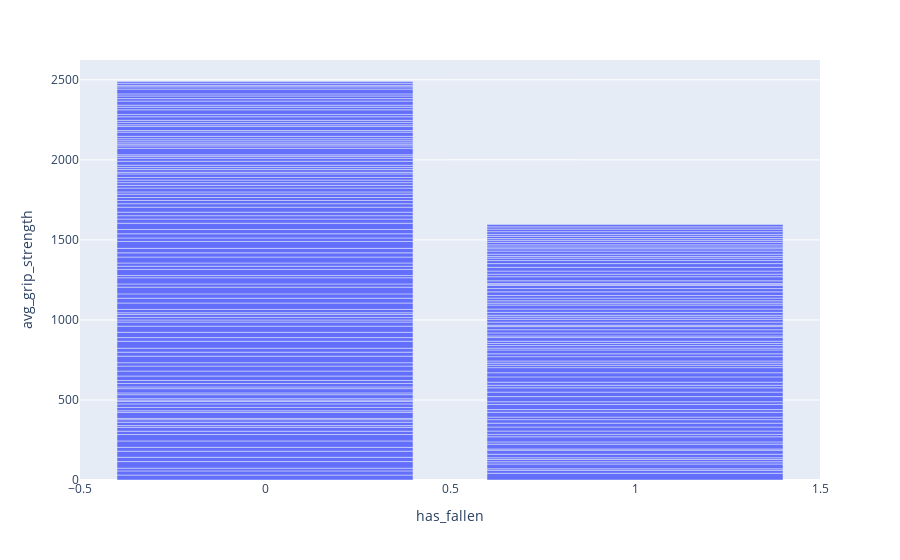

The notebook cell saved with this chart:
### Code cell
bar_fig = px.bar(df, x = 'has_fallen', y = 'avg_grip_strength')
bar_fig.show()

### Figure 1 — Plotly figure (JSON) as saved in the notebook; plotly's stock layout.template omitted (floating-point values rounded to 4 significant figures; data arrays with more than 128 entries replaced by an {"elided": "..."} marker saying what was removed)
{"data": [{"alignmentgroup": "True", "hovertemplate": "has_fallen=%{x}<br>avg_grip_strength=%{y}<extra></extra>", "legendgroup": "", "marker": {"color": "#636efa", "pattern": {"shape": ""}}, "name": "", "offsetgroup": "", "orientation": "v", "showlegend": false, "textposition": "auto", "type": "bar", "x": {"elided": "200 int values"}, "xaxis": "x", "y": {"elided": "200 float values"}, "yaxis": "y"}], "layout": {"autosize": true, "barmode": "relative", "legend": {"tracegroupgap": 0}, "margin": {"t": 60}, "xaxis": {"anchor": "y", "autorange": true, "domain": [0, 1], "range": [-0.5, 1.5], "title": {"text": "has_fallen"}, "type": "linear"}, "yaxis": {"anchor": "x", "autorange": true, "domain": [0, 1], "range": [0, 2624.0], "title": {"text": "avg_grip_strength"}, "type": "linear"}}}
